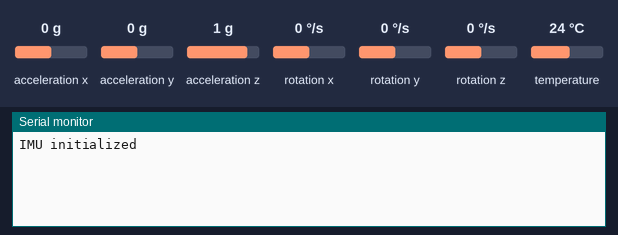
A program run on a simulated Particle Photon. On the bench: the last lines printed to the serial monitor. The inputs (shaded band) are chosen by the test bench; at power-on: acceleration x 0 g, acceleration z 1 g, acceleration y 0 g, rotation x 0 °/s, rotation y 0 °/s, rotation z 0 °/s, temperature 24 °C. The modem accepts every AT command (registered, SIM ready, sends succeed) and sends nothing else; a phone connects over Bluetooth LE 3 s after start.

Above: at 1.3 s.
1.4 s: acceleration x set to -1.4 g
At 2.3 s:
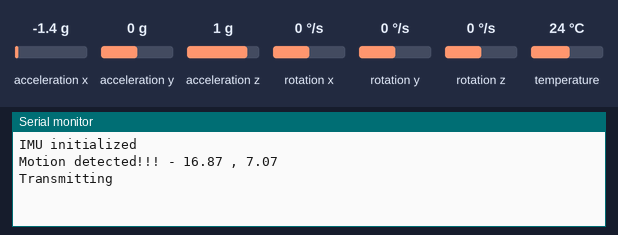
2.9 s: acceleration x set to 0 g
At 4.1 s:
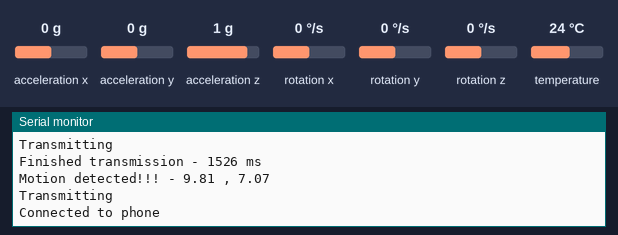
4.5 s: acceleration z set to 0 g
At 5.7 s:
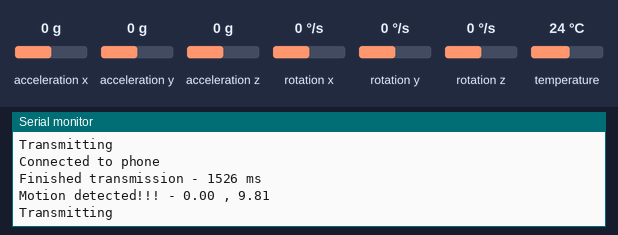
6.0 s: acceleration y set to -1.4 g
At 8.3 s:
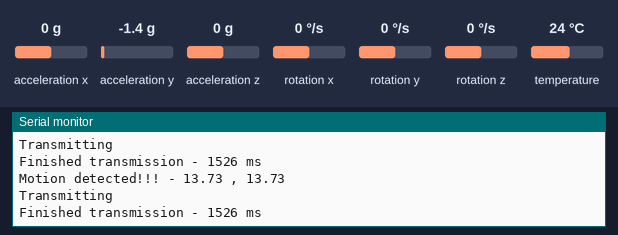
Timing chart, 0 to 8.5 s (numbered marks = the images above; inputs shaded):
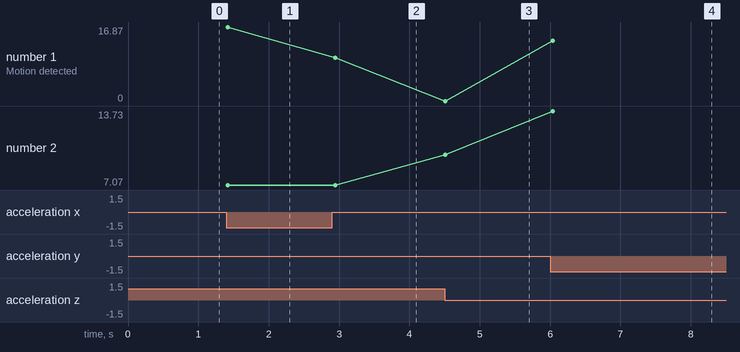

The program:

main.cpp
```cpp
#include <Arduino.h>
#include <Adafruit_MPU6050.h>
#include <Adafruit_Sensor.h>
#include <Wire.h>
#include <bluefruit.h>

BLEUart bleuart; // uart over ble
BLEDis bledis;   // device information
BLEDfu bledfu;   // OTA DFU service

#define MOTION_THRESHOLD 5.0
#define DATA_POINTS 60
#define RING_BUFFER_SIZE DATA_POINTS
#define WINDOW_MS 1000
#define DEFAULT_DELAY WINDOW_MS / (DATA_POINTS)
#define G_TO_MS2 9.80665f
#define CONTINUOUS_MODE 1
#define MOTION_DETECTION_MODE 2

Adafruit_MPU6050 mpu;

struct ble_reading
{
  double ax;
  double ay;
  double az;
  double gx;
  double gy;
  double gz;
  int pos;
};

#define BLE_READING_SIZE sizeof(struct ble_reading)

struct ble_reading ringBuffer[RING_BUFFER_SIZE];
int ringBufferPointer = 0;

long start;
long lastTransmission;
double lastAbs;
int mode = MOTION_DETECTION_MODE;
//int mode = CONTINUOUS_MODE;

double abs_acceleration(double x, double y, double z)
{
  return sqrt(x * x + y * y + z * z);
}

// callback invoked when central connects
void connect_callback(uint16_t conn_handle)
{
  // Get the reference to current connection
  BLEConnection *connection = Bluefruit.Connection(conn_handle);

  char central_name[32] = {0};
  connection->getPeerName(central_name, sizeof(central_name));

  Serial.print("Connected to ");
  Serial.println(central_name);
}

void startAdv(void)
{
  // Advertising packet
  Bluefruit.Advertising.addFlags(BLE_GAP_ADV_FLAGS_LE_ONLY_GENERAL_DISC_MODE);
  Bluefruit.Advertising.addTxPower();
  Bluefruit.Advertising.addService(bleuart);
  Bluefruit.ScanResponse.addName();
  Bluefruit.Advertising.restartOnDisconnect(true);
  Bluefruit.Advertising.setInterval(32, 244);
  Bluefruit.Advertising.setFastTimeout(30);
  Bluefruit.Advertising.start(0);
}

/**
 * Callback invoked when a connection is dropped
 * @param conn_handle connection where this event happens
 * @param reason is a BLE_HCI_STATUS_CODE which can be found in ble_hci.h
 */
void disconnect_callback(uint16_t conn_handle, uint8_t reason)
{
  (void)conn_handle;
  (void)reason;

  Serial.println();
  Serial.print("Disconnected, reason = 0x");
  Serial.println(reason, HEX);
}

void addToRingBuffer(float ax, float ay, float az, float gx, float gy, float gz)
{
  ringBuffer[ringBufferPointer].ax = ax;
  ringBuffer[ringBufferPointer].ay = ay;
  ringBuffer[ringBufferPointer].az = az;
  ringBuffer[ringBufferPointer].gx = gx;
  ringBuffer[ringBufferPointer].gy = gy;
  ringBuffer[ringBufferPointer].gz = gz;
  ringBuffer[ringBufferPointer].pos = ringBufferPointer;
  ringBufferPointer++;
  if (ringBufferPointer >= RING_BUFFER_SIZE)
  {
    ringBufferPointer = 0;
  }
}

void setup()
{
  Serial.begin(115200);
  while (!Serial)
    delay(10);

  if (!mpu.begin())
  {
    Serial.printf("Failed to initialize IMU!\r\n");
    while (1)
    {
      delay(10);
    }
  }
  else
  {
    Serial.printf("IMU initialized\r\n");
  }

  mpu.setAccelerometerRange(MPU6050_RANGE_2_G);
  mpu.setGyroRange(MPU6050_RANGE_250_DEG);
  mpu.setFilterBandwidth(MPU6050_BAND_21_HZ);
  Serial.println("");
  delay(100);

  sensors_event_t a, g, temp;
  mpu.getEvent(&a, &g, &temp);
  float lastX = a.acceleration.x;
  float lastY = a.acceleration.y;
  float lastZ = a.acceleration.z;
  lastAbs = abs_acceleration(lastX, lastY, lastZ);

  Bluefruit.autoConnLed(true);
  Bluefruit.configPrphBandwidth(BANDWIDTH_MAX);

  Bluefruit.begin();
  Bluefruit.setTxPower(4);
  Bluefruit.setName("Tennis Sensor");
  Bluefruit.Periph.setConnectCallback(connect_callback);
  Bluefruit.Periph.setDisconnectCallback(disconnect_callback);

  bledfu.begin();

  // Configure and Start Device Information Service
  bledis.setManufacturer("Alvaro Viebrantz");
  bledis.setModel("Mark One");
  bledis.begin();

  bleuart.begin();

  // Set up and start advertising
  startAdv();

  lastTransmission = millis();
  start = millis();
}

void loop()
{
  bool motion = false;
  sensors_event_t a, g, temp;
  mpu.getEvent(&a, &g, &temp);
  float curX = a.acceleration.x;
  float curY = a.acceleration.y;
  float curZ = a.acceleration.z;
  float gx = g.gyro.x;
  float gy = g.gyro.y;
  float gz = g.gyro.z;

  if (mode == MOTION_DETECTION_MODE)
  {
    double absAcc = abs_acceleration(curX, curY, curZ);
    double absAccDiff = abs(absAcc - lastAbs);
    if (absAccDiff > MOTION_THRESHOLD)
    {
      Serial.print("Motion detected!!! - ");
      Serial.print(absAcc);
      Serial.print(" , ");
      Serial.print(absAccDiff);
      Serial.println();
      if (millis() - lastTransmission <= 1000)
      {
        Serial.print("Multiple Motion detected!!!");
      }
      else
      {
        motion = true;
      }
    }
    else
    {
      /*Serial.print("No Motion - ");
      Serial.print(diffX);
      Serial.print(" , ");
      Serial.print(diffY);
      Serial.print(" , ");
      Serial.print(diffZ);
      Serial.print(", DIFF - ");
      Serial.print(diffX + diffY + diffZ);
      Serial.print(",");
      Serial.print(" , ");
      Serial.print(curX);
      Serial.print(" , ");
      Serial.print(curY);
      Serial.print(" , ");
      Serial.print(curZ);
      Serial.println();*/
      delay(DEFAULT_DELAY);
    }
  }

  lastAbs = abs_acceleration(curX, curY, curZ);

  addToRingBuffer(curX, curY, curZ, gx, gy, gz);

  if (mode == MOTION_DETECTION_MODE)
  {
    if (motion)
    {
      int readings = 0;
      int ringBufferCurrentPos = ringBufferPointer - DATA_POINTS / 2;
      if (ringBufferCurrentPos < 0)
      {
        ringBufferCurrentPos += RING_BUFFER_SIZE;
      }
      Serial.println("Transmitting");
      start = millis();
      while (readings < DATA_POINTS / 2)
      {
        /*Serial.print(curX);
        Serial.print(" , ");
        Serial.print(curY);
        Serial.print(", ");
        Serial.print(curZ);
        Serial.println();*/

        readings++;
        sensors_event_t a, g, temp;
        mpu.getEvent(&a, &g, &temp);
        curX = a.acceleration.x;
        curY = a.acceleration.y;
        curZ = a.acceleration.z;
        gx = g.gyro.x;
        gy = g.gyro.y;
        gz = g.gyro.z;
        addToRingBuffer(curX, curY, curZ, gx, gy, gz);
        delay(DEFAULT_DELAY);
      }

      for (int i = 0; i < RING_BUFFER_SIZE; i++)
      {
        int pos = ringBufferCurrentPos + i;
        if (pos >= RING_BUFFER_SIZE)
        {
          pos -= RING_BUFFER_SIZE;
        }
        bleuart.write((const unsigned char *)&ringBuffer[pos], BLE_READING_SIZE);
        delay(DEFAULT_DELAY);
      }

      Serial.print("Finished transmission - ");
      Serial.print(millis() - start);
      Serial.println(" ms");

      lastAbs = abs_acceleration(curX, curY, curZ);
    }
  }
  else
  {
    bleuart.write((const unsigned char *)&ringBuffer[ringBufferPointer], BLE_READING_SIZE);
    delay(DEFAULT_DELAY);
  }
}
```

Measured:
- after the input at 1.4 s, the serial monitor: prints a new line at once (image 1)
- after the input at 2.9 s, the serial monitor: prints a new line after 0.05 s (image 2)
- after the input at 4.5 s, the serial monitor: prints a new line at once (image 3)
- after the input at 6.0 s, the serial monitor: prints a new line at once (image 4)
- plotted number 1: 16.87 → 9.81 after the input at 2.9 s, 9.81 → 0 after the input at 4.5 s, 0 → 13.73 after the input at 6.0 s
- plotted number 2: 9.81 → 13.73 after the input at 6.0 s
